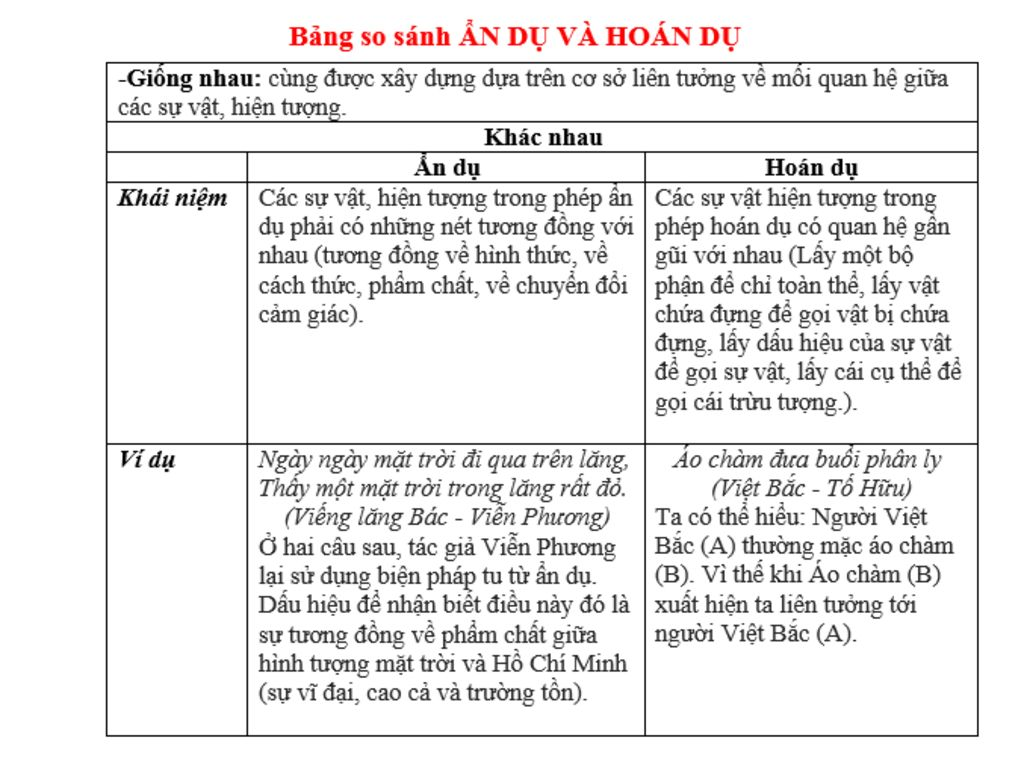
#> input picture process/table.jpg, 1024 x 776 px
$ jupyter execute --allow-errors process_table.ipynb
#> lines starting #> are read from the running program, lines starting #| are printed output that depends on the picture; after the words box and inside, x2 and y2 are one past the last pixel; in counts of white or black regions, pixels touching at a corner belong together
[cell 1]
import cv2
from matplotlib import pyplot as plt

[cell 2]
# Đọc ảnh
img = cv2.imread('table.jpg', cv2.IMREAD_GRAYSCALE)
#> img: shape (776, 1024); min 0, max 255, mean 235.1

# Áp dụng thresholding để biến đổi thành ảnh đen trắng
_, binary_img = cv2.threshold(img, 150, 255, cv2.THRESH_BINARY_INV)
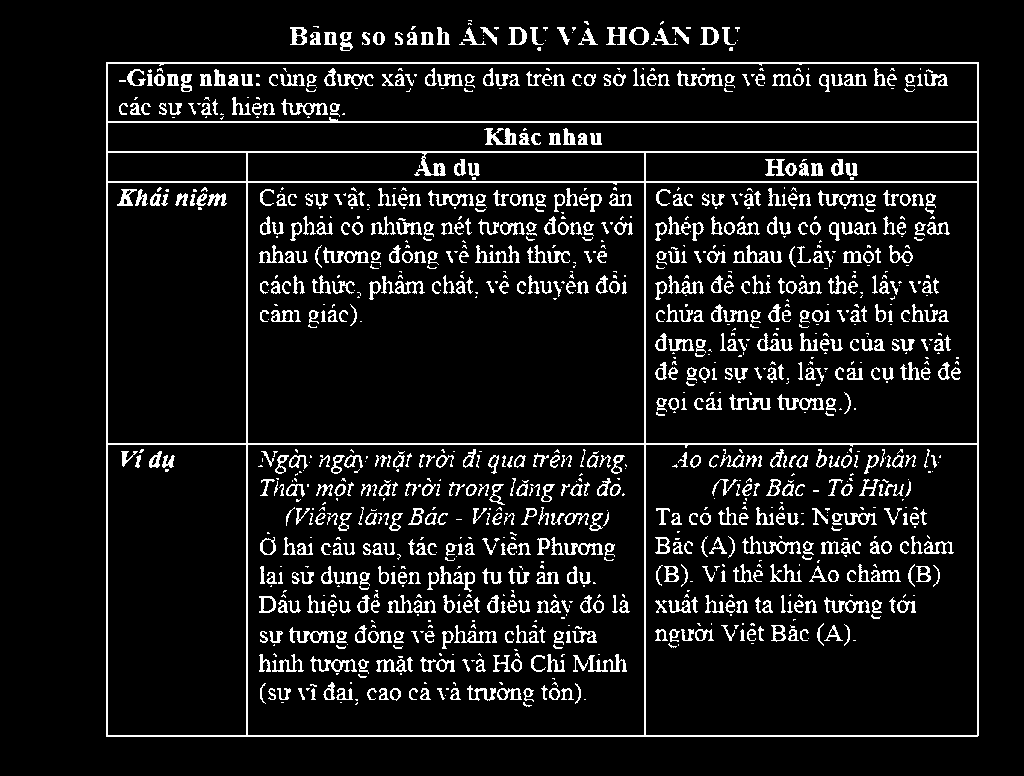
#> binary_img: shape (776, 1024); 9.2% white in thin lines or dots, all inside (x1, y1, x2, y2) = (106, 20, 979, 737)

# Lưu ảnh tiền xử lý
cv2.imwrite('temp/processed_image.jpg', binary_img)
#> Out = True

[cell 3]
# Dò các đường ngang và dọc để phát hiện bảng
horizontal_kernel = cv2.getStructuringElement(cv2.MORPH_RECT, (25, 1))  # Kernel cho đường ngang
vertical_kernel = cv2.getStructuringElement(cv2.MORPH_RECT, (1, 25))   # Kernel cho đường dọc

# Tìm các đường kẻ ngang và dọc trong ảnh
horizontal_lines = cv2.morphologyEx(binary_img, cv2.MORPH_OPEN, horizontal_kernel, iterations=2)
#> horizontal_lines: shape (776, 1024); 1.3% white in thin lines or dots, all inside (x1, y1, x2, y2) = (106, 62, 979, 737)
vertical_lines = cv2.morphologyEx(binary_img, cv2.MORPH_OPEN, vertical_kernel, iterations=2)

# Kết hợp các đường kẻ để xác định vùng bảng
table_area = cv2.add(horizontal_lines, vertical_lines)
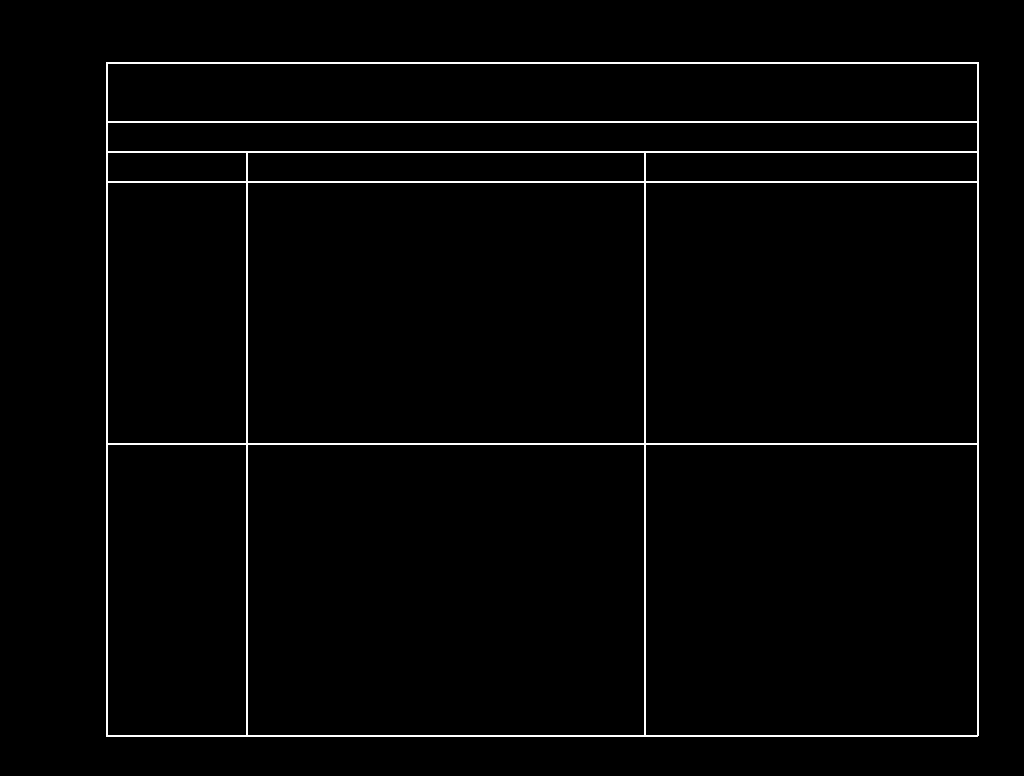
#> table_area: shape (776, 1024); 1.9% white in thin lines or dots, all inside (x1, y1, x2, y2) = (106, 62, 979, 737)

# Lưu vùng bảng
cv2.imwrite('temp/table_area.jpg', table_area)
#> Out = True

[cell 4]
import pytesseract
from PIL import Image

# Nhận dạng văn bản bình thường
#> (the rest of this cell did not finish here and is left out)

[cell 5]
import cv2
import numpy as np
import matplotlib.pyplot as plt

# Bước 1: Đọc ảnh và tiền xử lý
img = cv2.imread('ta1.png', cv2.IMREAD_GRAYSCALE)
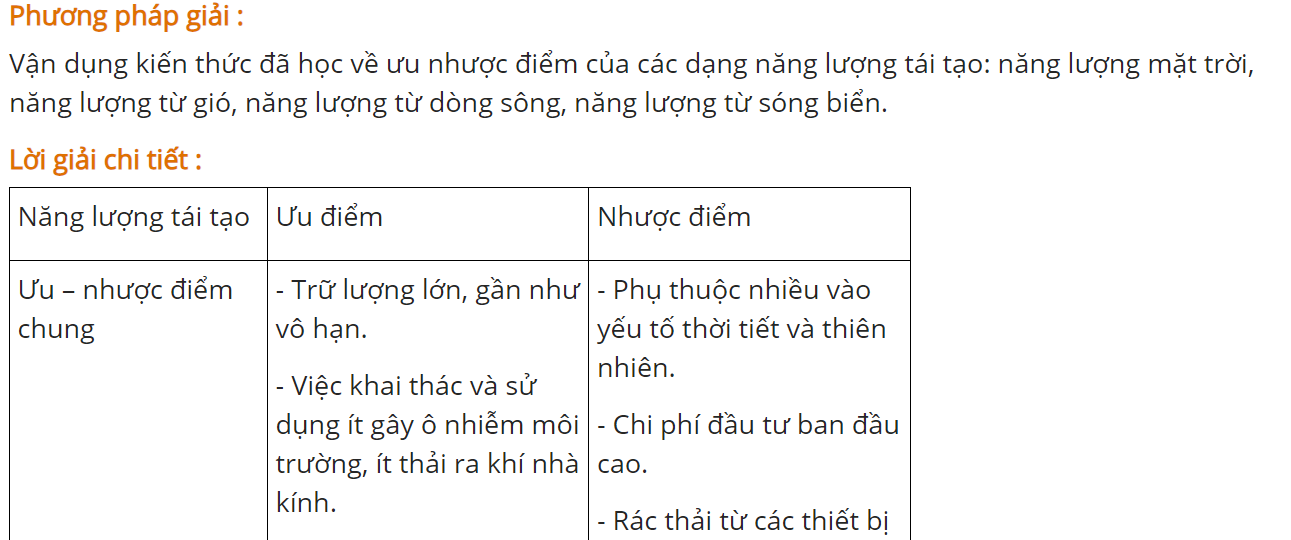
#> input picture process/ta1.png, 1291 x 540 px
#> img: shape (540, 1291); min 0, max 255, mean 245.9

# Áp dụng threshold để chuyển ảnh thành đen trắng
_, binary_img = cv2.threshold(img, 150, 255, cv2.THRESH_BINARY_INV)
#> binary_img: shape (540, 1291); 3.9% white in thin lines or dots, all inside (x1, y1, x2, y2) = (9, 50, 1253, 540)

# Hiển thị ảnh sau tiền xử lý
plt.figure(figsize=(10, 10))
plt.imshow(binary_img, cmap='gray')
plt.title('Processed Image (Binary)')
plt.show()

# Bước 2: Tìm đường kẻ ngang và dọc
horizontal_kernel = cv2.getStructuringElement(cv2.MORPH_RECT, (25, 1))  # Kernel cho đường ngang
vertical_kernel = cv2.getStructuringElement(cv2.MORPH_RECT, (1, 25))   # Kernel cho đường dọc

# Tìm các đường kẻ ngang
horizontal_lines = cv2.morphologyEx(binary_img, cv2.MORPH_OPEN, horizontal_kernel, iterations=2)
#> horizontal_lines: shape (540, 1291); 0.26% white in thin lines or dots, all inside (x1, y1, x2, y2) = (9, 187, 911, 261)

# Tìm các đường kẻ dọc
vertical_lines = cv2.morphologyEx(binary_img, cv2.MORPH_OPEN, vertical_kernel, iterations=2)
#> vertical_lines: shape (540, 1291); 0.2% white in thin lines or dots, all inside (x1, y1, x2, y2) = (9, 187, 911, 540)

# Bước 3: Kết hợp các đường kẻ ngang và dọc
table_area = cv2.add(horizontal_lines, vertical_lines)
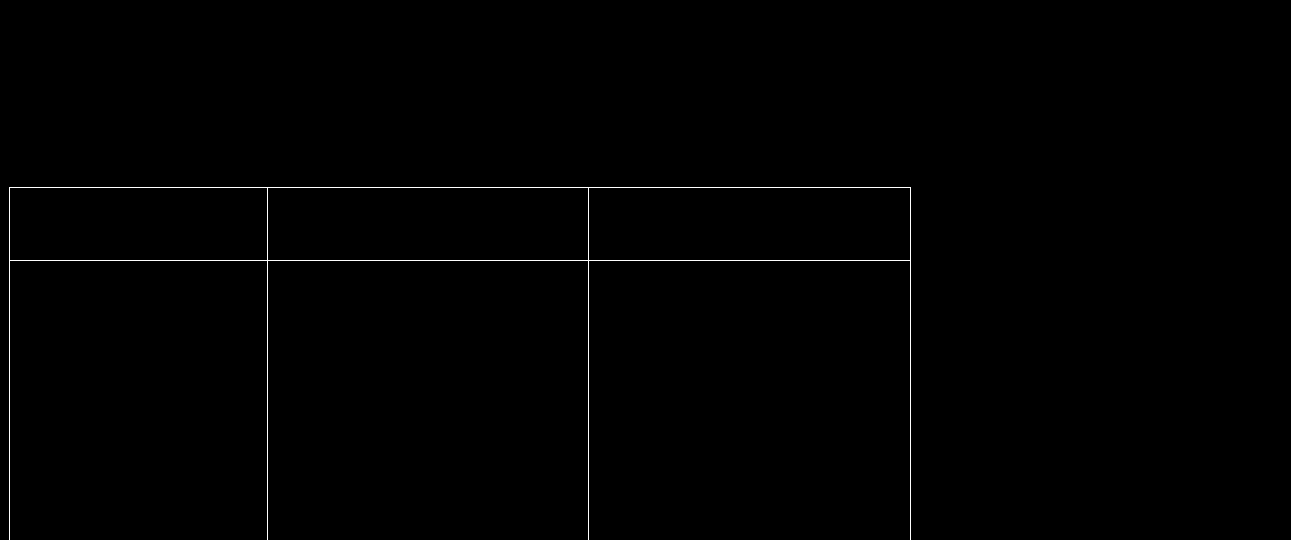
#> table_area: shape (540, 1291); 0.46% white in thin lines or dots, all inside (x1, y1, x2, y2) = (9, 187, 911, 540)

# Hiển thị vùng bảng đã phát hiện
plt.figure(figsize=(10, 10))
plt.imshow(table_area, cmap='gray')
plt.title('Detected Table Lines')
plt.show()

# Bước 4: Tìm các contours (đường viền) để phân chia bảng
contours, hierarchy = cv2.findContours(table_area, cv2.RETR_TREE, cv2.CHAIN_APPROX_SIMPLE)
#> contours = 4 contours; box (x1, y1, x2, y2) and area: (9, 187, 911, 540) 65776, (588, 187, 911, 261) 23504, (267, 187, 589, 261) 23431, (9, 187, 268, 261) 18832

# Tạo một bản sao của ảnh gốc để vẽ các contours
img_with_contours = cv2.cvtColor(img, cv2.COLOR_GRAY2BGR)

# Vẽ contours lên ảnh
cv2.drawContours(img_with_contours, contours, -1, (0, 255, 0), 2)
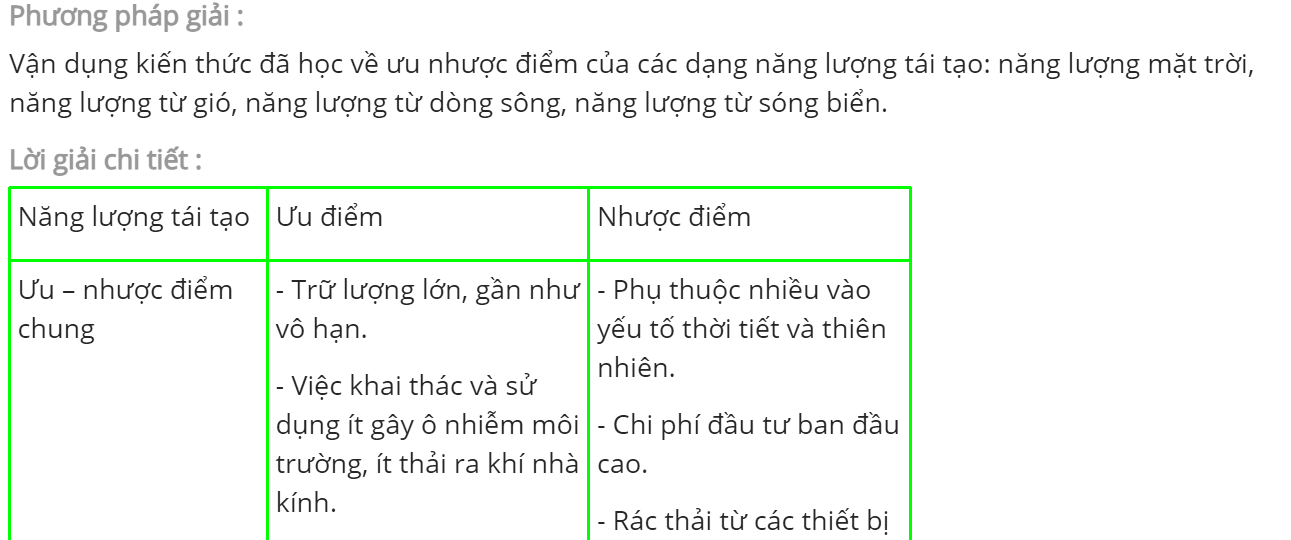
#> img_with_contours: shape (540, 1291, 3); mean B, G, R 243.5, 247, 243.5

# Hiển thị ảnh với contours
plt.figure(figsize=(10, 10))
plt.imshow(img_with_contours)
plt.title('Table Contours')
plt.show()

# Bước 5: Chia ảnh thành các ô và lưu lại từng ô
for idx, contour in enumerate(contours):
    x, y, w, h = cv2.boundingRect(contour)

    if w > 50 and h > 20:  # Điều chỉnh ngưỡng để bỏ qua các vùng quá nhỏ
        cell_img = img[y:y+h, x:x+w]

        # Lưu từng ô thành file ảnh
        # cell_filename = f'temp/cell_{idx}.png'
        # cv2.imwrite(cell_filename, cell_img)

        # Hiển thị từng ô
        plt.figure(figsize=(5, 5))
        plt.imshow(cell_img, cmap='gray')
        plt.title(f'Cell {idx}')
        plt.show()
#> this loop made 4 passes
#> (x, w, h) on passes 1 to 4: (9, 902, 353), (588, 323, 74), (267, 322, 74), (9, 259, 74)
#> pass 1, `cell_img = img[y:y+h, x:x+w]`:
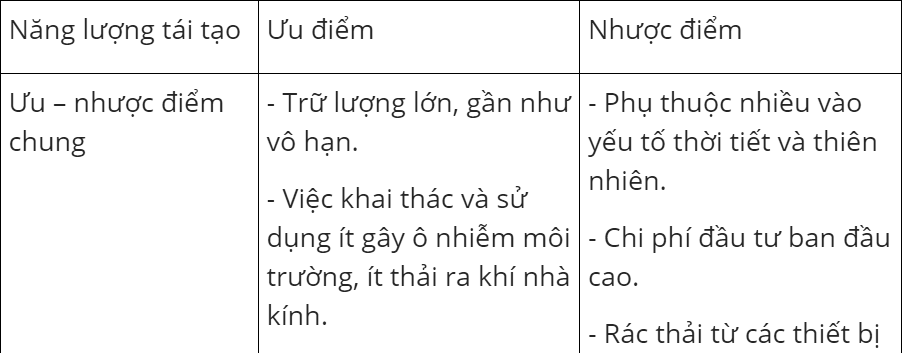
#> cell_img: shape (353, 902); min 0, max 255, mean 242.5
#> pass 3, `cell_img = img[y:y+h, x:x+w]`:
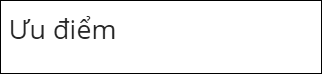
#> cell_img: shape (74, 322); min 0, max 255, mean 242

# Sau khi có các vùng ô, bạn có thể thực hiện OCR trên từng ô.

[cell 6]
import cv2
import numpy as np
import matplotlib.pyplot as plt
import pytesseract
from PIL import Image

# Đường dẫn tới Tesseract nếu bạn sử dụng Windows
# pytesseract.pytesseract.tesseract_cmd = r'C:\Program Files\Tesseract-OCR\tesseract.exe'

# Bước 1: Đọc ảnh và tiền xử lý
img = cv2.imread('table.jpg', cv2.IMREAD_GRAYSCALE)

# Áp dụng threshold để chuyển ảnh thành đen trắng
_, binary_img = cv2.threshold(img, 150, 255, cv2.THRESH_BINARY_INV)

# Bước 2: Tìm đường kẻ ngang và dọc
horizontal_kernel = cv2.getStructuringElement(cv2.MORPH_RECT, (25, 1))  # Kernel cho đường ngang
vertical_kernel = cv2.getStructuringElement(cv2.MORPH_RECT, (1, 25))   # Kernel cho đường dọc

# Tìm các đường kẻ ngang và dọc
horizontal_lines = cv2.morphologyEx(binary_img, cv2.MORPH_OPEN, horizontal_kernel, iterations=2)
vertical_lines = cv2.morphologyEx(binary_img, cv2.MORPH_OPEN, vertical_kernel, iterations=2)

# Bước 3: Kết hợp các đường kẻ ngang và dọc
table_area = cv2.add(horizontal_lines, vertical_lines)

# Bước 4: Tìm các contours (đường viền) để phân chia bảng
contours, hierarchy = cv2.findContours(table_area, cv2.RETR_TREE, cv2.CHAIN_APPROX_SIMPLE)
#> contours = 12 contours; largest, box (x1, y1, x2, y2) and area: (106, 62, 979, 737) 587728, (247, 444, 645, 736) 115525, (247, 182, 645, 444) 103615, (645, 444, 978, 736) 96610, (645, 182, 978, 444) 86650

# Lưu trữ các bounding box của contours
bounding_boxes = [cv2.boundingRect(c) for c in contours]
#> bounding_boxes = [(106, 62, 873, 675), (645, 444, 333, 292), (247, 444, 398, 292), (107, 444, 140, 292), (645, 182, 333, 262), (247, 182, 398, 262), (107, 182, 140, 262), (645, 152, 333, 30), (247, 152, 398, 30), (107, 152, 140, 30), (107, 122, 871, 30), (107, 63, 871, 59)]

# Loại bỏ contour đầu tiên nếu nó là toàn bộ bảng lớn (dựa trên kích thước lớn nhất)
# Tìm contour lớn nhất
max_contour = max(bounding_boxes, key=lambda b: b[2] * b[3])
#> max_contour = (106, 62, 873, 675)

# Loại bỏ contour lớn nhất
bounding_boxes = [b for b in bounding_boxes if b != max_contour]
#> bounding_boxes = [(645, 444, 333, 292), (247, 444, 398, 292), (107, 444, 140, 292), (645, 182, 333, 262), (247, 182, 398, 262), (107, 182, 140, 262), (645, 152, 333, 30), (247, 152, 398, 30), (107, 152, 140, 30), (107, 122, 871, 30), (107, 63, 871, 59)]

# Sắp xếp theo vị trí (y, x) để giữ đúng thứ tự bảng
bounding_boxes = sorted(bounding_boxes, key=lambda b: (b[1], b[0]))
#> bounding_boxes = [(107, 63, 871, 59), (107, 122, 871, 30), (107, 152, 140, 30), (247, 152, 398, 30), (645, 152, 333, 30), (107, 182, 140, 262), (247, 182, 398, 262), (645, 182, 333, 262), (107, 444, 140, 292), (247, 444, 398, 292), (645, 444, 333, 292)]

# Bước 5: Thực hiện OCR cho từng cell và lưu theo thứ tự hàng và cột
table_data = []
#> (the rest of this cell did not finish here and is left out)

[cell 7]
import cv2
import numpy as np
import matplotlib.pyplot as plt
import pytesseract
from PIL import Image
from docx import Document

# Đường dẫn tới Tesseract nếu bạn sử dụng Windows
# pytesseract.pytesseract.tesseract_cmd = r'C:\Program Files\Tesseract-OCR\tesseract.exe'

# Bước 1: Đọc ảnh và tiền xử lý
img = cv2.imread('table.jpg', cv2.IMREAD_GRAYSCALE)

# Áp dụng threshold để chuyển ảnh thành đen trắng
_, binary_img = cv2.threshold(img, 150, 255, cv2.THRESH_BINARY_INV)

# Bước 2: Tìm đường kẻ ngang và dọc
horizontal_kernel = cv2.getStructuringElement(cv2.MORPH_RECT, (25, 1))  # Kernel cho đường ngang
vertical_kernel = cv2.getStructuringElement(cv2.MORPH_RECT, (1, 25))   # Kernel cho đường dọc

# Tìm các đường kẻ ngang và dọc
horizontal_lines = cv2.morphologyEx(binary_img, cv2.MORPH_OPEN, horizontal_kernel, iterations=2)
vertical_lines = cv2.morphologyEx(binary_img, cv2.MORPH_OPEN, vertical_kernel, iterations=2)

# Bước 3: Kết hợp các đường kẻ ngang và dọc
table_area = cv2.add(horizontal_lines, vertical_lines)

# Bước 4: Tìm các contours (đường viền) để phân chia bảng
contours, hierarchy = cv2.findContours(table_area, cv2.RETR_TREE, cv2.CHAIN_APPROX_SIMPLE)

# Lưu trữ các bounding box của contours
bounding_boxes = [cv2.boundingRect(c) for c in contours]
#> bounding_boxes = [(106, 62, 873, 675), (645, 444, 333, 292), (247, 444, 398, 292), (107, 444, 140, 292), (645, 182, 333, 262), (247, 182, 398, 262), (107, 182, 140, 262), (645, 152, 333, 30), (247, 152, 398, 30), (107, 152, 140, 30), (107, 122, 871, 30), (107, 63, 871, 59)]

# Loại bỏ contour lớn nhất (toàn bộ bảng lớn)
max_contour = max(bounding_boxes, key=lambda b: b[2] * b[3])
bounding_boxes = [b for b in bounding_boxes if b != max_contour]
#> bounding_boxes = [(645, 444, 333, 292), (247, 444, 398, 292), (107, 444, 140, 292), (645, 182, 333, 262), (247, 182, 398, 262), (107, 182, 140, 262), (645, 152, 333, 30), (247, 152, 398, 30), (107, 152, 140, 30), (107, 122, 871, 30), (107, 63, 871, 59)]

# Sắp xếp bounding box theo vị trí (y, x) để giữ đúng thứ tự bảng
bounding_boxes = sorted(bounding_boxes, key=lambda b: (b[1], b[0]))
#> bounding_boxes = [(107, 63, 871, 59), (107, 122, 871, 30), (107, 152, 140, 30), (247, 152, 398, 30), (645, 152, 333, 30), (107, 182, 140, 262), (247, 182, 398, 262), (645, 182, 333, 262), (107, 444, 140, 292), (247, 444, 398, 292), (645, 444, 333, 292)]

# Bước 5: Thực hiện OCR cho từng cell và lưu kết quả vào danh sách
table_data = []
#> (the rest of this cell did not finish here and is left out)

[cell 8]
import cv2
import numpy as np
import matplotlib.pyplot as plt
import pytesseract
from PIL import Image
from docx import Document
from docx.shared import Pt
from docx.oxml import parse_xml
from docx.oxml.ns import nsdecls

# Đường dẫn tới Tesseract nếu bạn sử dụng Windows
# pytesseract.pytesseract.tesseract_cmd = r'C:\Program Files\Tesseract-OCR\tesseract.exe'

# Bước 1: Đọc ảnh và tiền xử lý
img = cv2.imread('table.jpg', cv2.IMREAD_GRAYSCALE)

# Áp dụng threshold để chuyển ảnh thành đen trắng
_, binary_img = cv2.threshold(img, 150, 255, cv2.THRESH_BINARY_INV)

# Bước 2: Tìm đường kẻ ngang và dọc
horizontal_kernel = cv2.getStructuringElement(cv2.MORPH_RECT, (25, 1))  # Kernel cho đường ngang
vertical_kernel = cv2.getStructuringElement(cv2.MORPH_RECT, (1, 25))   # Kernel cho đường dọc

# Tìm các đường kẻ ngang và dọc
horizontal_lines = cv2.morphologyEx(binary_img, cv2.MORPH_OPEN, horizontal_kernel, iterations=2)
vertical_lines = cv2.morphologyEx(binary_img, cv2.MORPH_OPEN, vertical_kernel, iterations=2)

# Bước 3: Kết hợp các đường kẻ ngang và dọc
table_area = cv2.add(horizontal_lines, vertical_lines)

# Bước 4: Tìm các contours (đường viền) để phân chia bảng
contours, hierarchy = cv2.findContours(table_area, cv2.RETR_TREE, cv2.CHAIN_APPROX_SIMPLE)

# Lưu trữ các bounding box của contours
bounding_boxes = [cv2.boundingRect(c) for c in contours]
#> bounding_boxes = [(106, 62, 873, 675), (645, 444, 333, 292), (247, 444, 398, 292), (107, 444, 140, 292), (645, 182, 333, 262), (247, 182, 398, 262), (107, 182, 140, 262), (645, 152, 333, 30), (247, 152, 398, 30), (107, 152, 140, 30), (107, 122, 871, 30), (107, 63, 871, 59)]

# Loại bỏ contour lớn nhất (toàn bộ bảng lớn)
max_contour = max(bounding_boxes, key=lambda b: b[2] * b[3])
bounding_boxes = [b for b in bounding_boxes if b != max_contour]
#> bounding_boxes = [(645, 444, 333, 292), (247, 444, 398, 292), (107, 444, 140, 292), (645, 182, 333, 262), (247, 182, 398, 262), (107, 182, 140, 262), (645, 152, 333, 30), (247, 152, 398, 30), (107, 152, 140, 30), (107, 122, 871, 30), (107, 63, 871, 59)]

# Sắp xếp bounding box theo vị trí (y, x) để giữ đúng thứ tự bảng
bounding_boxes = sorted(bounding_boxes, key=lambda b: (b[1], b[0]))
#> bounding_boxes = [(107, 63, 871, 59), (107, 122, 871, 30), (107, 152, 140, 30), (247, 152, 398, 30), (645, 152, 333, 30), (107, 182, 140, 262), (247, 182, 398, 262), (645, 182, 333, 262), (107, 444, 140, 292), (247, 444, 398, 292), (645, 444, 333, 292)]

# Bước 5: Thực hiện OCR cho từng cell và lưu kết quả vào danh sách
table_data = []
#> (the rest of this cell did not finish here and is left out)
